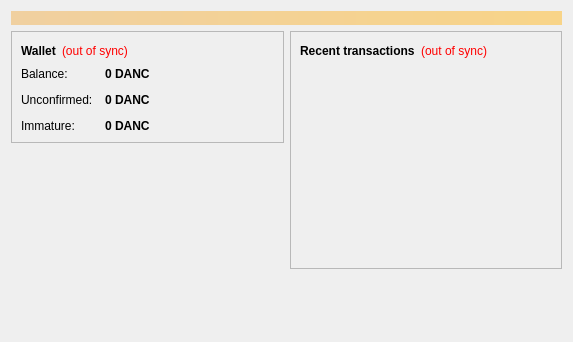
<?xml version="1.0" encoding="UTF-8"?>
<ui version="4.0">
 <class>OverviewPage</class>
 <widget class="QWidget" name="OverviewPage">
  <property name="geometry">
   <rect>
    <x>0</x>
    <y>0</y>
    <width>573</width>
    <height>342</height>
   </rect>
  </property>
  <property name="windowTitle">
   <string>Form</string>
  </property>
  <layout class="QVBoxLayout" name="topLayout">
   <item>
    <widget class="QLabel" name="labelAlerts">
     <property name="visible">
      <bool>false</bool>
     </property>
     <property name="styleSheet">
      <string notr="true">background-color: qlineargradient(x1: 0, y1: 0, x2: 1, y2: 0, stop:0 #F0D0A0, stop:1 #F8D488); color:#000000;</string>
     </property>
     <property name="wordWrap">
      <bool>true</bool>
     </property>
     <property name="margin">
      <number>3</number>
     </property>
    </widget>
   </item>
   <item>
    <layout class="QHBoxLayout" name="horizontalLayout" stretch="1,1">
     <item>
      <layout class="QVBoxLayout" name="verticalLayout_2">
       <item>
        <widget class="QFrame" name="frame">
         <property name="frameShape">
          <enum>QFrame::StyledPanel</enum>
         </property>
         <property name="frameShadow">
          <enum>QFrame::Raised</enum>
         </property>
         <layout class="QVBoxLayout" name="verticalLayout_4">
          <item>
           <layout class="QHBoxLayout" name="horizontalLayout_4">
            <item>
             <widget class="QLabel" name="label_5">
              <property name="font">
               <font>
                <weight>75</weight>
                <bold>true</bold>
               </font>
              </property>
              <property name="text">
               <string>Wallet</string>
              </property>
             </widget>
            </item>
            <item>
             <widget class="QLabel" name="labelWalletStatus">
              <property name="toolTip">
               <string>The displayed information may be out of date. Your wallet automatically synchronizes with the Danielcoin network after a connection is established, but this process has not completed yet.</string>
              </property>
              <property name="styleSheet">
               <string notr="true">QLabel { color: red; }</string>
              </property>
              <property name="text">
               <string notr="true">(out of sync)</string>
              </property>
              <property name="alignment">
               <set>Qt::AlignLeading|Qt::AlignLeft|Qt::AlignVCenter</set>
              </property>
             </widget>
            </item>
            <item>
             <spacer name="horizontalSpacer_2">
              <property name="orientation">
               <enum>Qt::Horizontal</enum>
              </property>
              <property name="sizeHint" stdset="0">
               <size>
                <width>40</width>
                <height>20</height>
               </size>
              </property>
             </spacer>
            </item>
           </layout>
          </item>
          <item>
           <layout class="QFormLayout" name="formLayout_2">
            <property name="fieldGrowthPolicy">
             <enum>QFormLayout::AllNonFixedFieldsGrow</enum>
            </property>
            <property name="horizontalSpacing">
             <number>12</number>
            </property>
            <property name="verticalSpacing">
             <number>12</number>
            </property>
            <item row="0" column="0">
             <widget class="QLabel" name="label">
              <property name="text">
               <string>Balance:</string>
              </property>
             </widget>
            </item>
            <item row="0" column="1">
             <widget class="QLabel" name="labelBalance">
              <property name="font">
               <font>
                <weight>75</weight>
                <bold>true</bold>
               </font>
              </property>
              <property name="cursor">
               <cursorShape>IBeamCursor</cursorShape>
              </property>
              <property name="toolTip">
               <string>Your current balance</string>
              </property>
              <property name="text">
               <string notr="true">0 DANC</string>
              </property>
              <property name="textInteractionFlags">
               <set>Qt::LinksAccessibleByMouse|Qt::TextSelectableByKeyboard|Qt::TextSelectableByMouse</set>
              </property>
             </widget>
            </item>
            <item row="1" column="0">
             <widget class="QLabel" name="label_3">
              <property name="text">
               <string>Unconfirmed:</string>
              </property>
             </widget>
            </item>
            <item row="1" column="1">
             <widget class="QLabel" name="labelUnconfirmed">
              <property name="font">
               <font>
                <weight>75</weight>
                <bold>true</bold>
               </font>
              </property>
              <property name="cursor">
               <cursorShape>IBeamCursor</cursorShape>
              </property>
              <property name="toolTip">
               <string>Total of transactions that have yet to be confirmed, and do not yet count toward the current balance</string>
              </property>
              <property name="text">
               <string notr="true">0 DANC</string>
              </property>
              <property name="textInteractionFlags">
               <set>Qt::LinksAccessibleByMouse|Qt::TextSelectableByKeyboard|Qt::TextSelectableByMouse</set>
              </property>
             </widget>
            </item>
            <item row="2" column="0">
             <widget class="QLabel" name="labelImmatureText">
              <property name="text">
               <string>Immature:</string>
              </property>
             </widget>
            </item>
            <item row="2" column="1">
             <widget class="QLabel" name="labelImmature">
              <property name="font">
               <font>
                <weight>75</weight>
                <bold>true</bold>
               </font>
              </property>
              <property name="toolTip">
               <string>Mined balance that has not yet matured</string>
              </property>
              <property name="text">
               <string notr="true">0 DANC</string>
              </property>
              <property name="textInteractionFlags">
               <set>Qt::LinksAccessibleByMouse|Qt::TextSelectableByKeyboard|Qt::TextSelectableByMouse</set>
              </property>
             </widget>
            </item>
           </layout>
          </item>
         </layout>
        </widget>
       </item>
       <item>
        <spacer name="verticalSpacer">
         <property name="orientation">
          <enum>Qt::Vertical</enum>
         </property>
         <property name="sizeHint" stdset="0">
          <size>
           <width>20</width>
           <height>40</height>
          </size>
         </property>
        </spacer>
       </item>
      </layout>
     </item>
     <item>
      <layout class="QVBoxLayout" name="verticalLayout_3">
       <item>
        <widget class="QFrame" name="frame_2">
         <property name="frameShape">
          <enum>QFrame::StyledPanel</enum>
         </property>
         <property name="frameShadow">
          <enum>QFrame::Raised</enum>
         </property>
         <layout class="QVBoxLayout" name="verticalLayout">
          <item>
           <layout class="QHBoxLayout" name="horizontalLayout_2">
            <item>
             <widget class="QLabel" name="label_4">
              <property name="text">
               <string>&lt;b&gt;Recent transactions&lt;/b&gt;</string>
              </property>
             </widget>
            </item>
            <item>
             <widget class="QLabel" name="labelTransactionsStatus">
              <property name="toolTip">
               <string>The displayed information may be out of date. Your wallet automatically synchronizes with the Danielcoin network after a connection is established, but this process has not completed yet.</string>
              </property>
              <property name="styleSheet">
               <string notr="true">QLabel { color: red; }</string>
              </property>
              <property name="text">
               <string notr="true">(out of sync)</string>
              </property>
              <property name="alignment">
               <set>Qt::AlignRight|Qt::AlignTrailing|Qt::AlignVCenter</set>
              </property>
             </widget>
            </item>
            <item>
             <spacer name="horizontalSpacer">
              <property name="orientation">
               <enum>Qt::Horizontal</enum>
              </property>
              <property name="sizeHint" stdset="0">
               <size>
                <width>40</width>
                <height>20</height>
               </size>
              </property>
             </spacer>
            </item>
           </layout>
          </item>
          <item>
           <widget class="QListView" name="listTransactions">
            <property name="styleSheet">
             <string notr="true">QListView { background: transparent; }</string>
            </property>
            <property name="frameShape">
             <enum>QFrame::NoFrame</enum>
            </property>
            <property name="verticalScrollBarPolicy">
             <enum>Qt::ScrollBarAlwaysOff</enum>
            </property>
            <property name="horizontalScrollBarPolicy">
             <enum>Qt::ScrollBarAlwaysOff</enum>
            </property>
            <property name="selectionMode">
             <enum>QAbstractItemView::NoSelection</enum>
            </property>
           </widget>
          </item>
         </layout>
        </widget>
       </item>
       <item>
        <spacer name="verticalSpacer_2">
         <property name="orientation">
          <enum>Qt::Vertical</enum>
         </property>
         <property name="sizeHint" stdset="0">
          <size>
           <width>20</width>
           <height>40</height>
          </size>
         </property>
        </spacer>
       </item>
      </layout>
     </item>
    </layout>
   </item>
  </layout>
 </widget>
 <resources/>
 <connections/>
</ui>
